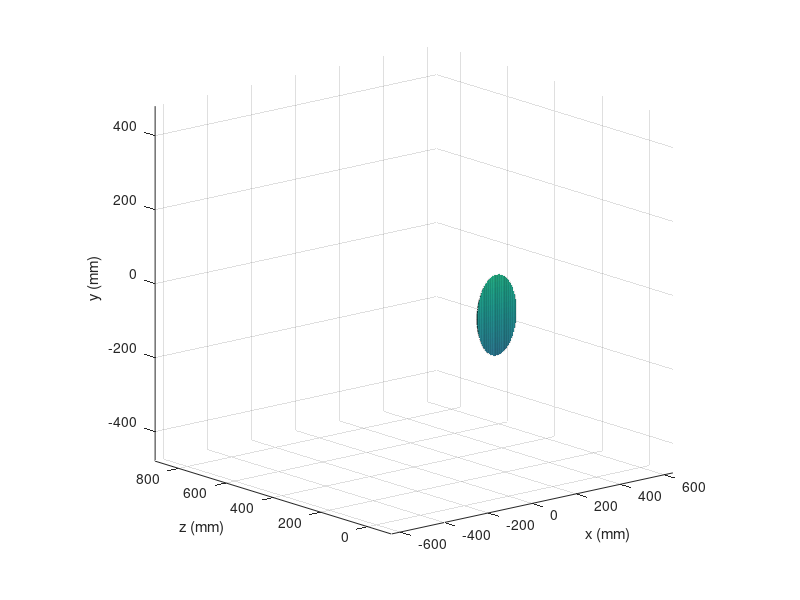

This chart was generated by the following MATLAB code: (Note: this script raises an error after producing the figure.)
%clearvars
%close all

%% Setup

% Define variables
obj_radius_x = 90;                      % x radius of demo object (mm)
obj_radius_y = 110;                     % y radius of demo object (mm)
z_pos = 50;                             % z Start posit of object (mm)
xrad = 640;                             % Resolution in x
yrad = 480;                             % Resolution in y
zrad = 100;                             % Distance of depth sensor
nframes = 500;                          % Number of frames

%% Make Test Shape

% Increase space of axis in order to map to mm
xmult = 2;
ymult = 2;
xrad = xrad*xmult;
yrad = yrad*ymult;

% Create 2D circle/ellipse in 3D space
x=-xrad/2:xrad/2;
y=-yrad/2:yrad/2;
[X,Y]=meshgrid(x,y);
sqr = sqrt(X.^2+Y.^2);
Z=NaN.*ones(length(y),length(x));
%Z(sqr<=obj_radius) = z_pos;                                   % circle
Z(X.^2 ./ obj_radius_x^2 + Y.^2./obj_radius_y^2 <= 1) = z_pos; % ellipse

% Original displacement plot
rotimage = surf(Z,X,Y);
view([-130 15])
axis square
xlim([-100, 900])
ylim([-xrad/2,xrad/2])
set(gca,'Ydir','reverse')
zlim([-yrad/2,yrad/2])
xlabel('z (mm)')
ylabel('x (mm)')
zlabel('y (mm)')

% Define original video plot
color_size = size(color_vid_g);
color_im = uint8(zeros(color_size(1),color_size(2),3));
colormap('gray')

% Create blank movie to display at very end
mov_data(nframes) = struct('cdata',[],'colormap',[]); 

% Define translations and rotations
rng(1234) ; %1:nframes
%x_trans = 0.*ones(1,nframes);%round((xrad/2+xrad/2).*rand(nframes,1) - xrad/2);
%y_trans = 0.*ones(1,nframes);%round((yrad/2+yrad/2).*rand(nframes,1) - yrad/2);
%z_trans = 1:nframes;%0.*ones(1,nframes);%round((100).*rand(nframes,1));
%x_rot = 0.*ones(1,nframes);%round((360).*rand(nframes,1));
%y_rot = 0.*ones(1,nframes);%round((360).*rand(nframes,1));
%z_rot = 0.*ones(1,nframes);%round((360).*rand(nframes,1));
all_vects_pixel=all_vects;


%% Show output!
fig1 = figure();
%fig1.Visible='off';
for view_loop = 1:nframes
   
    % Plot video
    subplot(1,2,1)
    color_im(:,:,1) = color_vid_g(:,:,view_loop);
    color_im(:,:,2) = color_vid_g(:,:,view_loop);
    color_im(:,:,3) = color_vid_g(:,:,view_loop);
    
    % Display ~synced video at variable framerate recorded  
    image(color_im)
    
    for points = 1:size(all_vects,2)
        hold on
        plot(all_vects_pixel(2,points,view_loop),all_vects_pixel(1,points,view_loop),'rx')
    hold off
    end
    axis image
    
    % Plot translated + rotated shape
    subplot(1,2,2)
    rotimage = surf(Z+z_trans(view_loop),...
        X+x_trans(view_loop),Y+y_trans(view_loop));
    view([-130 15])
    rotate(rotimage,[1 0 0],z_rot(view_loop))
    rotate(rotimage,[0 1 0],x_rot(view_loop))
    rotate(rotimage,[0 0 1],y_rot(view_loop))
    
    % Set labels and limits
    xlim([-100, 900])
    ylim([-xrad/2,xrad/2])
    set(gca,'Ydir','reverse')
    zlim([-yrad/2,yrad/2])
    axis square
    xlabel('z (mm)')
    ylabel('x (mm)')
    zlabel('y (mm)')
    
    % Get frame being shown to create movie
    mov_data(view_loop)=getframe(gcf);
    
    % Pause to match variable framerate
    drawnow
    %disp('frame')
end

figure
movie(gcf, mov_data)